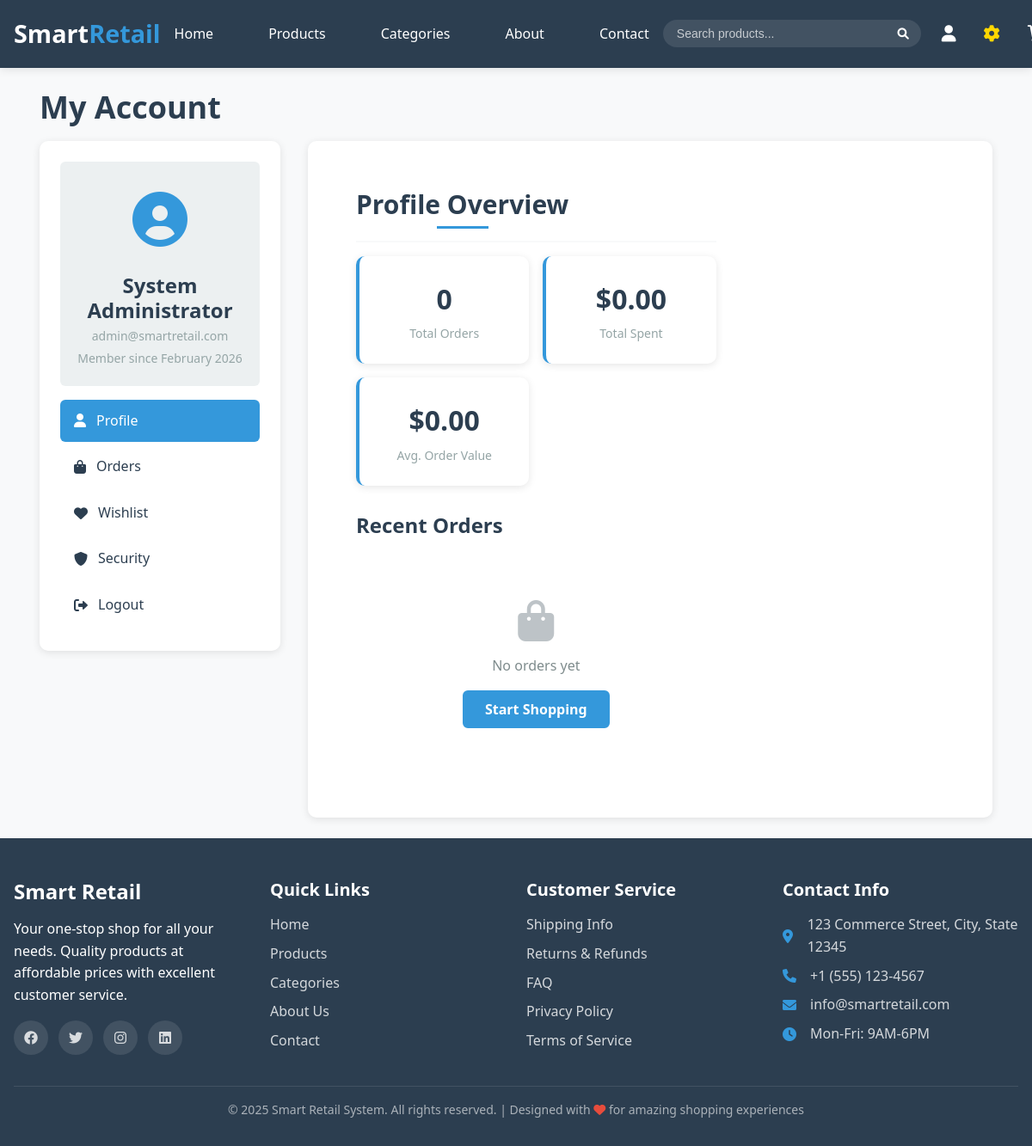
The app's page /profile.php (signed in) with its own data.
### tables this page shows
CREATE TABLE users (
    user_id INT AUTO_INCREMENT PRIMARY KEY,
    username VARCHAR(50) UNIQUE NOT NULL,
    email VARCHAR(100) UNIQUE NOT NULL,
    password_hash VARCHAR(255) NOT NULL,
    first_name VARCHAR(50) NOT NULL,
    last_name VARCHAR(50) NOT NULL,
    phone VARCHAR(20),
    address TEXT,
    role ENUM('customer', 'admin', 'manager') DEFAULT 'customer',
    created_at TIMESTAMP DEFAULT CURRENT_TIMESTAMP,
    updated_at TIMESTAMP DEFAULT CURRENT_TIMESTAMP ON UPDATE CURRENT_TIMESTAMP,
    last_login TIMESTAMP NULL,  
    is_active BOOLEAN DEFAULT TRUE
);

### profile.php (the view, shortened to what this page needs)
<?php
$database = new Database();
$db = $database->getConnection();
$user_id = $_SESSION['user_id'];
$user_query = "SELECT * FROM users WHERE user_id = :user_id";
$user_stmt = $db->prepare($user_query);
$user_stmt->bindValue(':user_id', $user_id);
$user_stmt->execute();
$user = $user_stmt->fetch(PDO::FETCH_ASSOC);
$recent_orders = [];
try {
    $orders_query = "SELECT * FROM orders WHERE user_id = :user_id ORDER BY order_date DESC LIMIT 5";
    $orders_stmt = $db->prepare($orders_query);
    $orders_stmt->bindValue(':user_id', $user_id);
    $orders_stmt->execute();
    $recent_orders = $orders_stmt->fetchAll(PDO::FETCH_ASSOC) ?: [];
} catch (PDOException $e) {
    error_log("Orders query error: " . $e->getMessage());
    $recent_orders = [];
}
$stats = [
    'total_orders' => 0,
    'total_spent' => 0,
    'avg_order_value' => 0
];
try {
    $stats_query = "SELECT
        COUNT(*) as total_orders,
        COALESCE(SUM(grand_total), 0) as total_spent,
        COALESCE(AVG(grand_total), 0) as avg_order_value
        FROM orders
        WHERE user_id = :user_id AND status != 'cancelled'";
    $stats_stmt = $db->prepare($stats_query);
    $stats_stmt->bindValue(':user_id', $user_id);
    $stats_stmt->execute();
    $stats_result = $stats_stmt->fetch(PDO::FETCH_ASSOC);
    if ($stats_result) {
        $stats = array_merge($stats, $stats_result);
    }
} catch (PDOException $e) {
    error_log("Stats query error: " . $e->getMessage());
}
?>
<!DOCTYPE html>
<html lang="en">
<head>
    <link rel="stylesheet" href="css/style.css">
    <link rel="stylesheet" href="https://cdnjs.cloudflare.com/ajax/libs/font-awesome/6.0.0/css/all.min.css">
</head>
<body>
    <?php include 'includes/header.php'; ?>
    <main class="container">
        <div class="profile-page">
            <h1>My Account</h1>
            <div class="dashboard">
                <aside class="sidebar">
                    <div class="user-info">
                        <div class="user-avatar">
                            <i class="fas fa-user-circle"></i>
                        </div>
                        <h3><?php echo htmlspecialchars($user['first_name'] . ' ' . $user['last_name']); ?></h3>
                        <p><?php echo htmlspecialchars($user['email']); ?></p>
                        <p>Member since <?php echo date('F Y', strtotime($user['created_at'])); ?></p>
                    </div>
                    <ul class="sidebar-menu">
                        <li><a href="#profile" class="active" data-tab="profile"><i class="fas fa-user"></i> Profile</a></li>
                        <li><a href="#orders" data-tab="orders"><i class="fas fa-shopping-bag"></i> Orders</a></li>
                        <li><a href="#wishlist" data-tab="wishlist"><i class="fas fa-heart"></i> Wishlist</a></li>
                        <li><a href="#security" data-tab="security"><i class="fas fa-shield-alt"></i> Security</a></li>
                        <li><a href="logout.php"><i class="fas fa-sign-out-alt"></i> Logout</a></li>
                    </ul>
                </aside>
                <div class="dashboard-content">
                    <section id="profile" class="tab-content active">
                        <div class="section-header">
                            <h2>Profile Overview</h2>
                        </div>
                        <div class="stats-grid">
                            <div class="stat-card">
                                <div class="stat-number"><?php echo $stats['total_orders']; ?></div>
                                <div class="stat-label">Total Orders</div>
                            </div>
                            <div class="stat-card">
                                <div class="stat-number">$<?php echo number_format($stats['total_spent'], 2); ?></div>
                                <div class="stat-label">Total Spent</div>
                            </div>
                            <div class="stat-card">
                                <div class="stat-number">$<?php echo number_format($stats['avg_order_value'], 2); ?></div>
                                <div class="stat-label">Avg. Order Value</div>
                            </div>
                        </div>
                        <div class="recent-orders">
                            <h3>Recent Orders</h3>
                            <?php if (empty($recent_orders)): ?>
                                <div class="empty-state">
                                    <i class="fas fa-shopping-bag"></i>
                                    <p>No orders yet</p>
                                    <a href="products.php" class="btn btn-primary">Start Shopping</a>
                                </div>
                            <?php endif; ?>
                        </div>
                    </section>
                </div>
            </div>
        </div>
    </main>
    <?php include 'includes/footer.php'; ?>
</body>
</html>

### profile.php (style rules this page uses)
.profile-page { padding: 2rem 0; }
.dashboard { display: grid; grid-template-columns: 280px 1fr; gap: 2rem; min-height: 70vh; }
.sidebar { background: white; border-radius: 10px; padding: 1.5rem; box-shadow: 0 2px 10px rgba(0,0,0,0.1); height: fit-content; position: sticky; top: 100px; }
.user-info { text-align: center; padding: 1.5rem; background: #f8f9fa; border-radius: 8px; margin-bottom: 1.5rem; }
.user-avatar { font-size: 4rem; color: #3498db; margin-bottom: 1rem; }
.user-info h3 { margin-bottom: 0.5rem; color: #2c3e50; }
.user-info p { color: #7f8c8d; margin-bottom: 0.5rem; font-size: 0.9rem; }
.sidebar-menu { list-style: none; }
.sidebar-menu li { margin-bottom: 0.5rem; }
.sidebar-menu a { display: flex; align-items: center; gap: 0.75rem; padding: 1rem 1.25rem; color: #2c3e50; text-decoration: none; border-radius: 6px; transition: all 0.3s ease; font-weight: 500; }
.sidebar-menu a:hover, .sidebar-menu a.active { background: #3498db; color: white; }
.dashboard-content { background: white; border-radius: 10px; padding: 2rem; box-shadow: 0 2px 10px rgba(0,0,0,0.1); }
.tab-content { display: none; }
.tab-content.active { display: block; }
.section-header { margin-bottom: 2rem; padding-bottom: 1rem; border-bottom: 2px solid #f8f9fa; }
.section-header h2 { color: #2c3e50; margin-bottom: 0.5rem; }
.stats-grid { display: grid; grid-template-columns: repeat(auto-fit, minmax(200px, 1fr)); gap: 1.5rem; margin-bottom: 2rem; }
.stat-card { background: white; padding: 1.5rem; border-radius: 8px; box-shadow: 0 2px 10px rgba(0,0,0,0.1); text-align: center; border-left: 4px solid #3498db; }
.stat-number { font-size: 2rem; font-weight: bold; color: #3498db; margin-bottom: 0.5rem; }
.stat-label { color: #7f8c8d; font-size: 0.9rem; }
.recent-orders { margin-top: 2rem; }
.recent-orders h3 { margin-bottom: 1.5rem; color: #2c3e50; }
.empty-state { text-align: center; padding: 3rem 2rem; color: #7f8c8d; }
.empty-state i { font-size: 3rem; margin-bottom: 1rem; color: #bdc3c7; }

### records on screen
users: first_name+last_name "System Administrator", email "admin@smartretail.com", created_at "February 2026"

### other values on screen
$stats['total_orders'] "0"
$stats['total_spent'] "0.00"
$stats['avg_order_value'] "0.00"
